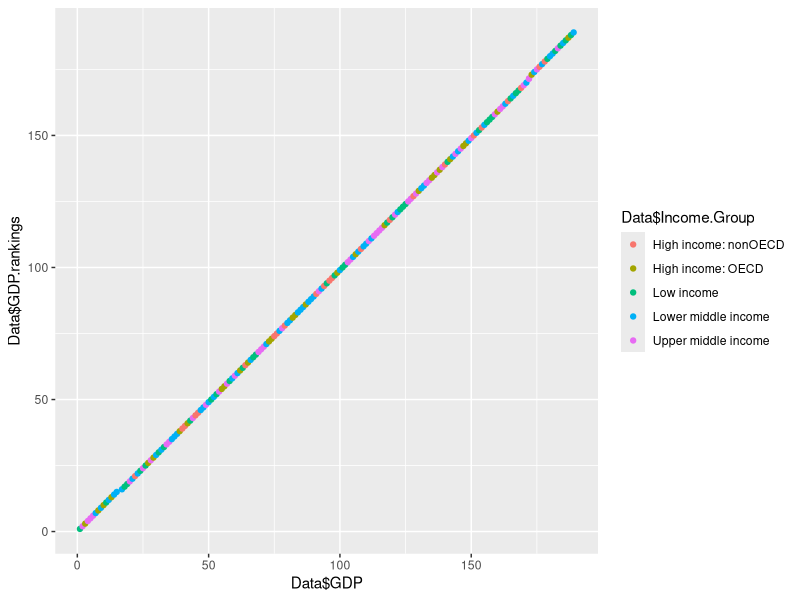

Source code (R):
## ---- chunk 1
# Grab our merged_data file and import it into the current R session for use later.
Data = read.table(file.path("data", "merged_data.csv"), header = TRUE, encoding='UTF-8')
## ---- chunk 2
# Count the number of rows from our merged data.
nrow(Data)
## ---- chunk 3
# Sort data in descending order based on GDP.
Data = Data[order(Data$GDP),]
# Print 13-th data frame.
print(Data[c(13), ])
## ---- chunk 4
Data$GDP.rankings = rank(Data$GDP)
OECD_rankings = Data$GDP.rankings[Data$Income.Group == "High income: OECD"]
print(mean(OECD_rankings))
nonOECD_rankings = Data$GDP.rankings[Data$Income.Group == "High income: nonOECD"]
print(mean(nonOECD_rankings))
## ---- chunk 5
# install ggplot2 in case its not
if("ggplot2" %in% rownames(installed.packages()) == FALSE){
  install.packages("ggplot2", repos = structure(c(CRAN = "http://cran.r-project.org")))
}
# load the package
require(ggplot2)
# Use ggplot2 to color the plot by Income Group.
qplot(Data$GDP, Data$GDP.rankings, color = Data$Income.Group)
## ---- chunk 6
# install dplyr in case its not
if("dplyr" %in% rownames(installed.packages()) == FALSE){
  install.packages("dplyr", repos = structure(c(CRAN = "http://cran.r-project.org")))
}
# load dplyr
library(dplyr)
# ntile is a function from dplyr
# ntile will split the rankings to 5 quantile groups
Data$QuantGroup <- ntile(Data$GDP.rankings, 5)
# I dont know what this means: Make a table versus Income.Group
#     is this is?
knitr::kable(Data[c('QuantGroup', 'Income.Group')])
top38 <- tail(Data, n = 38)
# this answer: How many countries are "lower middle income" but within the 38 nations with the highest GDP
print(NROW(top38[top38$Income.Group == 'Lower middle income', ]))
